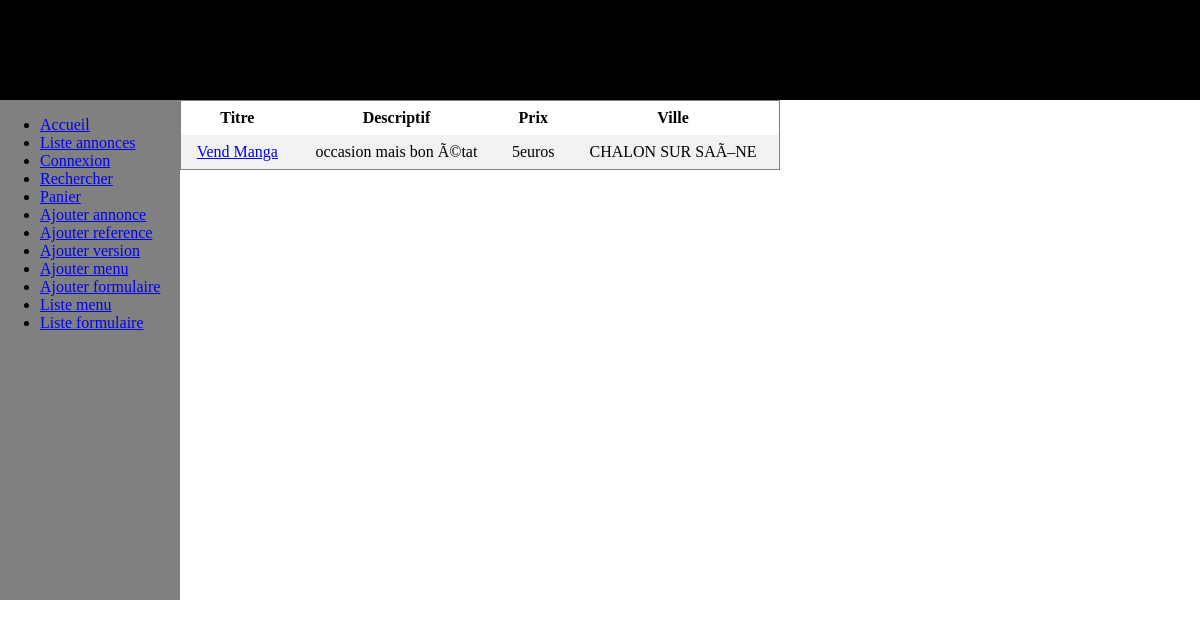
Page /controller/liste_annonce_main.php on the committed database.
### tables this page shows
CREATE TABLE IF NOT EXISTS `_meta_menu` (
`id` int(11) NOT NULL PRIMARY KEY AUTO_INCREMENT,
  `libelle` varchar(20) DEFAULT NULL,
  `chemin` varchar(400) DEFAULT NULL,
  `id_parent` int(11) NOT NULL DEFAULT '0'
);

CREATE TABLE IF NOT EXISTS `annonce` (
`id` int(11) NOT NULL PRIMARY KEY AUTO_INCREMENT,
  `titre` varchar(50) DEFAULT NULL,
  `descriptif` varchar(4000) DEFAULT NULL,
  `prix` float DEFAULT NULL,
  `ville` varchar(40) DEFAULT NULL,
  `date_post` date DEFAULT NULL,
  `id_utilisateur` int(11) DEFAULT NULL,
  `id_ref` int(11) NOT NULL,
  FOREIGN KEY (id_utilisateur) REFERENCES utilisateur(id),
  FOREIGN KEY (id_ref) REFERENCES reference(id)
);

### view/corps.php (called while the page is built)
<?php
include("banniere.php");
include("menu.php");
?>

### controller/liste_annonce_main.php (called while the page is built)
<?php
include("../view/corps.php");
include("../view/liste_annonce_view.php");
?>

### class/autoloader.class.php (called while the page is built, shortened)
<?php
class Autoloader{
    static function autoload($class){
        $adresse = $_SERVER['PHP_SELF'];
		$a = explode('/', $adresse);
		$i = sizeof($a);
    }
}
?>

### class/connexion.class.php (called while the page is built, shortened)
<?php
class connexion{
	private  $pdo;
	public function getPDO()
	{
		if($this->pdo ===null){
			$pdo = new PDO('mysql:dbname=mb554950;host=127.0.0.1', 'root', '');
			$pdo->setAttribute(PDO::ATTR_ERRMODE, PDO::ERRMODE_EXCEPTION);
			$this->pdo = $pdo;
		}
		return $this->pdo;
	}
	public function query($statement){
		$req = $this->getPDO()->query($statement);
		$data = $req->fetchAll(PDO::FETCH_CLASS);
		return $data;
	}
}
?>

### view/menu.php (the view, shortened to what this page needs)
<?php
$adresse = $_SERVER['PHP_SELF'];
$a = explode('/', $adresse);
$k = sizeof($a);
if($a[$k-1] == 'index.php'){
	require("class/autoloader.class.php");
}else{
	require("../class/autoloader.class.php");
}
$select = "SELECT * FROM _META_MENU;";
$bdd = new connexion();
$rep = $bdd->query($select);
?>
<html>
<head>
<link rel="stylesheet" type="text/css" href="../style/style.css">
</head>
	<body>
		<div id="menu">
			<?php
			echo "<ul>";
			for($i=0; $i<sizeof($rep); $i++){
				if($a[$k-1] == 'index.php'){
					echo "<li><a href='controller/".$rep[$i]->chemin.".php'>".$rep[$i]->libelle."</a></li>";
				}else{
					echo "<li><a href='".$rep[$i]->chemin.".php'>".$rep[$i]->libelle."</a></li>";
				}
			}
			echo "</ul>";
			?>
		</div>
	</body>
</html>

### view/liste_annonce_view.php
<?php
$select = "SELECT * FROM Annonce;";
$bdd = new connexion();
$rep = $bdd->query($select);
echo "<table>";
echo "<tr>";
echo "<th>Titre</th>";
echo "<th>Descriptif</th>";
echo "<th>Prix</th>";
echo "<th>Ville</th>";
echo "</tr>";
for($i=0; $i<sizeof($rep); $i++){
	echo "<tr>";
	echo "<td><a href='form_ann_main.php?id=".$rep[$i]->id."'>".$rep[$i]->titre."</a></td>";
	echo "<td>".$rep[$i]->descriptif."</td>";
	echo "<td>".$rep[$i]->prix."euros</td>";
	echo "<td>".$rep[$i]->ville."</td>";
	echo "</tr>";
}
echo "</table>";
?>

### style/style.css (style rules this page uses)
body { margin:0; }
#menu { float:left; width:15%; background-color:grey; height:500px; }
table { border-collapse: collapse; width: 50%; border:1px solid grey; }
th, td { text-align: center; padding: 8px; }
tr:nth-child(even) { background-color: #f2f2f2; }

### rows in the picture
_meta_menu: libelle "Accueil"
_meta_menu: libelle "Liste annonces"
_meta_menu: libelle "Connexion"
_meta_menu: libelle "Rechercher"
_meta_menu: libelle "Panier"
_meta_menu: libelle "Ajouter annonce"
_meta_menu: libelle "Ajouter reference"
_meta_menu: libelle "Ajouter version"
_meta_menu: libelle "Ajouter menu"
_meta_menu: libelle "Ajouter formulaire"
_meta_menu: libelle "Liste menu"
_meta_menu: libelle "Liste formulaire"
annonce: titre "Vend Manga", descriptif "occasion mais bon Ã©tat", prix "5", ville "CHALON SUR SAÃ–NE"
